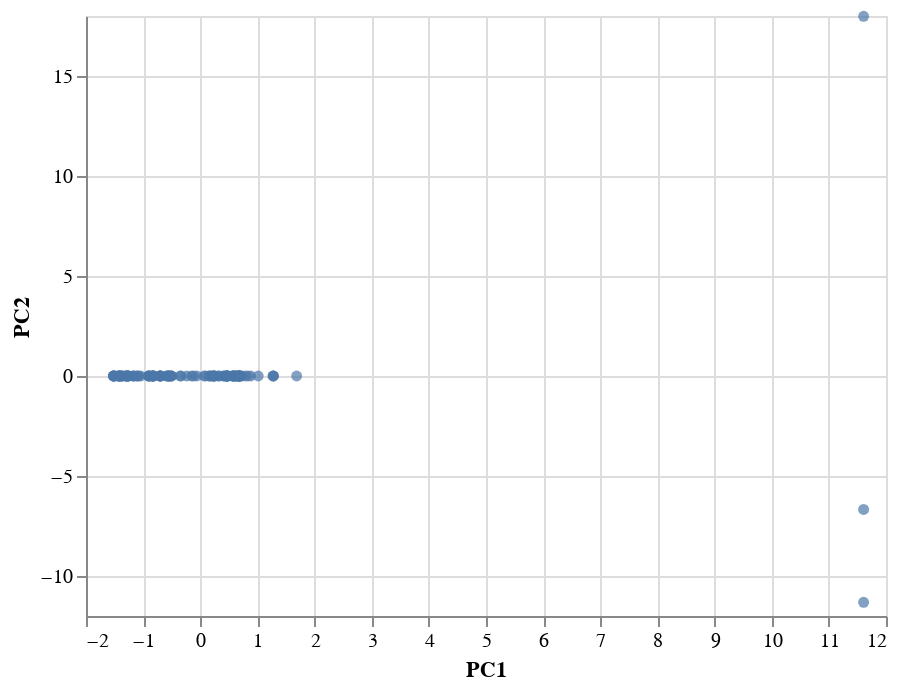

Here is the notebook cell this chart was saved with:
### Code cell
# Create a Scatter Plot using altair
alt.Chart(new_crypto_df).mark_circle().encode(
    x='PC1',
    y='PC2',
    tooltip=['CoinName', 'Algorithm', 'TotalCoinsMined', 'MaxSupply']
)

### Figure 1 — Vega-Lite specification as saved in the notebook (floating-point values rounded to 4 significant figures)
{"config": {"view": {"continuousWidth": 400, "continuousHeight": 300}}, "data": {"name": "data-5751aa4fa4a58dc6751ecbfb03cb9ffb"}, "mark": "circle", "encoding": {"tooltip": [{"type": "nominal", "field": "CoinName"}, {"type": "nominal", "field": "Algorithm"}, {"type": "quantitative", "field": "TotalCoinsMined"}, {"type": "quantitative", "field": "MaxSupply"}], "x": {"type": "quantitative", "field": "PC1"}, "y": {"type": "quantitative", "field": "PC2"}}, "$schema": "https://vega.github.io/schema/vega-lite/v4.8.1.json", "datasets": {"data-5751aa4fa4a58dc6751ecbfb03cb9ffb": [{"Algorithm": "Scrypt", "ProofType": "PoW/PoS", "TotalCoinsMined": 3379000.0, "MaxSupply": -1, "CoinName": "NovaCoin", "target": 0, "PC1": 0.224, "PC2": 2.178e-14, "PC3": 6.274e-15}, {"Algorithm": "PoS", "ProofType": "PoS", "TotalCoinsMined": 6163000000.0, "MaxSupply": 0, "CoinName": "NuShares", "target": 0, "PC1": 0.5586, "PC2": 2.666e-14, "PC3": 9.326e-15}, {"Algorithm": "Scrypt", "ProofType": "PoW", "TotalCoinsMined": 82910000.0, "MaxSupply": -1, "CoinName": "MonaCoin", "target": 4, "PC1": -0.5617, "PC2": -1.464e-14, "PC3": 3.259e-15}, {"Algorithm": "X13", "ProofType": "PoW/PoS", "TotalCoinsMined": 185100.0, "MaxSupply": 0, "CoinName": "Triangles Coin", "target": 0, "PC1": 0.4192, "PC2": 1.637e-14, "PC3": 2.13e-14}, {"Algorithm": "Scrypt", "ProofType": "PoC", "TotalCoinsMined": 2147483647, "MaxSupply": -1, "CoinName": "SafeExchangeCoin", "target": 0, "PC1": 0.1604, "PC2": 2.14e-14, "PC3": 1.002e-16}, {"Algorithm": "Scrypt", "ProofType": "PoW", "TotalCoinsMined": 872830, "MaxSupply": 0, "CoinName": "CometCoin", "target": 4, "PC1": -0.6061, "PC2": -2.62e-14, "PC3": -3.347e-15}, {"Algorithm": "X11", "ProofType": "TPoS", "TotalCoinsMined": 123200000.0, "MaxSupply": -1, "CoinName": "Stakenet", "target": 0, "PC1": 0.4914, "PC2": 3.717e-14, "PC3": -2.246e-15}, {"Algorithm": "Scrypt", "ProofType": "PoW/PoS", "TotalCoinsMined": 1000000000, "MaxSupply": -1, "CoinName": "OpenChat", "target": 0, "PC1": 0.3192, "PC2": 2.359e-14, "PC3": 8.286e-15}, {"Algorithm": "RandomX", "ProofType": "PoW", "TotalCoinsMined": 74760000.0, "MaxSupply": 105000000, "CoinName": "Quantum Resistant Ledger", "target": 4, "PC1": -1.348, "PC2": -4.972e-14, "PC3": -2.142e-14}, {"Algorithm": "Dagger", "ProofType": "PoA", "TotalCoinsMined": 780134939, "MaxSupply": -1, "CoinName": "Amber", "target": 0, "PC1": 0.881, "PC2": 3.783e-14, "PC3": 3.934e-15}, {"Algorithm": "Equihash", "ProofType": "PoW", "TotalCoinsMined": 10110000000.0, "MaxSupply": 21000000000, "CoinName": "BitcoinZ", "target": 4, "PC1": -1.293, "PC2": -5.423e-14, "PC3": -1.671e-14}, {"Algorithm": "X11", "ProofType": "PoW", "TotalCoinsMined": 188400000.0, "MaxSupply": -1, "CoinName": "Pura", "target": 4, "PC1": -0.3396, "PC2": 2.886e-15, "PC3": -3.765e-15}, {"Algorithm": "Equihash", "ProofType": "PoW", "TotalCoinsMined": 3819000.0, "MaxSupply": 22873588, "CoinName": "Bitcoin Private", "target": 4, "PC1": -1.253, "PC2": -6.474e-14, "PC3": -1.715e-14}, {"Algorithm": "Ethash", "ProofType": "PoW", "TotalCoinsMined": 3023000000.0, "MaxSupply": 6500000000, "CoinName": "Callisto Network", "target": 4, "PC1": -1.1, "PC2": -4.463e-14, "PC3": -1.387e-14}, {"Algorithm": "IMesh", "ProofType": "PoW", "TotalCoinsMined": 25000000, "MaxSupply": 0, "CoinName": "Aidos Kuneen", "target": 4, "PC1": -0.5332, "PC2": -1.406e-14, "PC3": 4.825e-15}, {"Algorithm": "SHA-512", "ProofType": "Zero-Knowledge Proof", "TotalCoinsMined": 1000000000, "MaxSupply": -1, "CoinName": "Kcash", "target": 0, "PC1": 0.6773, "PC2": 3.634e-14, "PC3": 1.469e-14}, {"Algorithm": "Dagger", "ProofType": " PoW/PoS/PoA", "TotalCoinsMined": 62319462900, "MaxSupply": 70000000000, "CoinName": "DAPS Coin", "target": 0, "PC1": 1.686, "PC2": 9.058e-14, "PC3": 3.983e-14}, {"Algorithm": "SPoS", "ProofType": "SPoS", "TotalCoinsMined": 5920565890, "MaxSupply": -1, "CoinName": "V Systems", "target": 0, "PC1": 0.5748, "PC2": 3.955e-14, "PC3": 2.371e-14}, {"Algorithm": "CryptoNight", "ProofType": "PoW", "TotalCoinsMined": 1400222610, "MaxSupply": -1, "CoinName": "Beldex", "target": 4, "PC1": -0.8247, "PC2": -2.218e-14, "PC3": -1.099e-14}, {"Algorithm": "X16RT", "ProofType": "PoW/PoS", "TotalCoinsMined": 117400000.0, "MaxSupply": 300000000, "CoinName": "VEIL", "target": 0, "PC1": 0.7815, "PC2": 4.323e-14, "PC3": 8.178e-15}, {"Algorithm": "C31", "ProofType": "PoW", "TotalCoinsMined": 10770000.0, "MaxSupply": 20000000, "CoinName": "MimbleWimbleCoin", "target": 4, "PC1": -1.297, "PC2": -5.675e-14, "PC3": -1.578e-14}, {"Algorithm": "X16R", "ProofType": "PoW", "TotalCoinsMined": 9068445000, "MaxSupply": 21000000000, "CoinName": "Ravencoin Classic", "target": 4, "PC1": -1.385, "PC2": -5.368e-14, "PC3": -2.218e-14}, {"Algorithm": "ECC 256K1", "ProofType": "DPOS", "TotalCoinsMined": 1000000000, "MaxSupply": -1, "CoinName": "Acute Angle Cloud", "target": 0, "PC1": 0.5914, "PC2": 3.688e-14, "PC3": 1.401e-14}, {"Algorithm": "Scrypt", "ProofType": "PoW", "TotalCoinsMined": 100000000, "MaxSupply": -1, "CoinName": "Primas", "target": 4, "PC1": -0.5617, "PC2": -1.11e-14, "PC3": -7.198e-15}, {"Algorithm": "Scrypt", "ProofType": "PoW/PoS", "TotalCoinsMined": 19450000.0, "MaxSupply": 21000000, "CoinName": "Auroracoin", "target": 0, "PC1": -0.1505, "PC2": -5.412e-15, "PC3": -3.262e-15}, {"Algorithm": "HEX", "ProofType": "PoW/PoS", "TotalCoinsMined": 8830765, "MaxSupply": 0, "CoinName": "XDNA", "target": 0, "PC1": 0.4004, "PC2": 1.31e-14, "PC3": 5.147e-15}, {"Algorithm": "SHA-256", "ProofType": "PoW", "TotalCoinsMined": 1000000000000.0, "MaxSupply": 1000000000000.0, "CoinName": "Wibcoin", "target": 4, "PC1": -1.412, "PC2": -6.323e-14, "PC3": -1.702e-14}, {"Algorithm": "POS 3.0", "ProofType": "PoS", "TotalCoinsMined": 21880393, "MaxSupply": 25000000, "CoinName": "TokenPay", "target": 0, "PC1": 1.28, "PC2": 6.137e-14, "PC3": 2.135e-14}, {"Algorithm": "CryptoNight-Heavy", "ProofType": "PoW", "TotalCoinsMined": 15230000.0, "MaxSupply": -1, "CoinName": "Haven Protocol", "target": 4, "PC1": -0.7045, "PC2": -1.705e-14, "PC3": 5.886e-15}, {"Algorithm": "Ethash", "ProofType": "PoW", "TotalCoinsMined": 227600000.0, "MaxSupply": -1, "CoinName": "EtherZero", "target": 4, "PC1": -0.6922, "PC2": -1.157e-14, "PC3": -9.437e-16}, {"Algorithm": "Quark", "ProofType": "PoW/PoS", "TotalCoinsMined": 273900000.0, "MaxSupply": -1, "CoinName": "QuarkCoin", "target": 0, "PC1": 0.4703, "PC2": 3.636e-14, "PC3": 2.182e-15}, {"Algorithm": "CryptoNight-Lite", "ProofType": "PoW", "TotalCoinsMined": 17930000.0, "MaxSupply": -1, "CoinName": "AEON", "target": 4, "PC1": -0.7045, "PC2": -1.728e-14, "PC3": 1.963e-16}, {"Algorithm": "Equihash", "ProofType": "mPoW", "TotalCoinsMined": 38345620, "MaxSupply": 84096000, "CoinName": "TENT", "target": 4, "PC1": -0.502, "PC2": -5.068e-14, "PC3": 3.075e-14}, {"Algorithm": "DPoS", "ProofType": "DPoS", "TotalCoinsMined": 1122000000.0, "MaxSupply": -1, "CoinName": "Oxycoin", "target": 0, "PC1": 0.6801, "PC2": 4.017e-14, "PC3": 1.033e-14}, {"Algorithm": "PoS", "ProofType": "PoS", "TotalCoinsMined": 1000000000, "MaxSupply": -1, "CoinName": "Anchor Protocol", "target": 0, "PC1": 0.6043, "PC2": 3.553e-14, "PC3": 1.168e-14}, {"Algorithm": "SHA-256", "ProofType": "PoW", "TotalCoinsMined": 64470000.0, "MaxSupply": 66000000, "CoinName": "Arweave", "target": 4, "PC1": -1.412, "PC2": -6.468e-14, "PC3": -2.324e-14}, {"Algorithm": "SPL Token", "ProofType": "PoH", "TotalCoinsMined": 75000000, "MaxSupply": 10000000000, "CoinName": "MAPS", "target": 1, "PC1": 11.61, "PC2": -11.31, "PC3": -14.24}, {"Algorithm": "Equihash", "ProofType": "dPoW", "TotalCoinsMined": 186300000.0, "MaxSupply": 200000000, "CoinName": "Pirate Chain", "target": 4, "PC1": -0.506, "PC2": -4.577e-14, "PC3": -2.793e-14}, {"Algorithm": "Equihash", "ProofType": "PoW", "TotalCoinsMined": 30886000, "MaxSupply": 0, "CoinName": "Bithereum", "target": 4, "PC1": -0.8396, "PC2": -3.015e-14, "PC3": -8.851e-15}, {"Algorithm": "Ethash", "ProofType": "PoW/PoS", "TotalCoinsMined": 8553000000.0, "MaxSupply": -1, "CoinName": "BeforeCoinMarketCap", "target": 0, "PC1": 0.09352, "PC2": 2.443e-14, "PC3": 8.134e-15}, {"Algorithm": "Equihash", "ProofType": "PoW/PoS", "TotalCoinsMined": 440000000, "MaxSupply": 210000000, "CoinName": "Zelcash", "target": 0, "PC1": -0.2376, "PC2": -8.706e-15, "PC3": 3.323e-15}, {"Algorithm": "SHA-256", "ProofType": "PoW", "TotalCoinsMined": 2022.0, "MaxSupply": 21000000, "CoinName": "Smart Bitcoin", "target": 4, "PC1": -1.276, "PC2": -5.591e-14, "PC3": -1.986e-14}, {"Algorithm": "Scrypt", "ProofType": "Auxpow", "TotalCoinsMined": 99864036, "MaxSupply": 107364500, "CoinName": "Canada eCoin", "target": 0, "PC1": 0.1809, "PC2": 1.091e-14, "PC3": -5.048e-15}, {"Algorithm": "Eaglesong", "ProofType": "PoW", "TotalCoinsMined": 33480000000.0, "MaxSupply": -1, "CoinName": "Nervos Network", "target": 4, "PC1": -0.7045, "PC2": -2.21e-14, "PC3": 1.122e-15}, {"Algorithm": "Blake2B + SHA3", "ProofType": "PoW", "TotalCoinsMined": 415500000.0, "MaxSupply": 2040000000, "CoinName": "Handshake", "target": 4, "PC1": -1.516, "PC2": -6.12e-14, "PC3": -2.606e-14}, {"Algorithm": "SHA-256", "ProofType": "PoW", "TotalCoinsMined": 21000000, "MaxSupply": 21000000, "CoinName": "UnitedBitcoin", "target": 4, "PC1": -1.276, "PC2": -5.448e-14, "PC3": -2.208e-14}, {"Algorithm": "IMesh", "ProofType": "DPoS+dBFT", "TotalCoinsMined": 763600000.0, "MaxSupply": 1000000000, "CoinName": "INT", "target": 0, "PC1": 0.4358, "PC2": 2.352e-14, "PC3": 1.304e-14}, {"Algorithm": "Scrypt", "ProofType": "PoST", "TotalCoinsMined": 33960000.0, "MaxSupply": -1, "CoinName": "VeriCoin", "target": 0, "PC1": 0.1604, "PC2": 2.124e-14, "PC3": 1.28e-14}, {"Algorithm": "SHA-256", "ProofType": "PoW/PoS", "TotalCoinsMined": 47960000.0, "MaxSupply": -1, "CoinName": "Emercoin", "target": 0, "PC1": -0.116, "PC2": 2.384e-16, "PC3": 2.505e-15}, {"Algorithm": "Scrypt", "ProofType": "PoW", "TotalCoinsMined": 139500000.0, "MaxSupply": 160000000, "CoinName": "Flo", "target": 4, "PC1": -0.9053, "PC2": -3.647e-14, "PC3": -8.033e-15}, {"Algorithm": "Scrypt", "ProofType": "PoW/PoS", "TotalCoinsMined": 226600000.0, "MaxSupply": 420000000, "CoinName": "PotCoin", "target": 0, "PC1": 0.2657, "PC2": 1.773e-14, "PC3": 4.644e-15}, {"Algorithm": "Multiple", "ProofType": "PoW", "TotalCoinsMined": 1773000000.0, "MaxSupply": -1, "CoinName": "Circuits of Value", "target": 4, "PC1": -0.8772, "PC2": -3.263e-14, "PC3": -7.17e-15}, {"Algorithm": "Scrypt", "ProofType": "PoW", "TotalCoinsMined": 23170000.0, "MaxSupply": -1, "CoinName": "ViaCoin", "target": 4, "PC1": -0.5617, "PC2": -1.191e-14, "PC3": -5.367e-15}, {"Algorithm": "TRC-10", "ProofType": "DPoS", "TotalCoinsMined": 990000000000.0, "MaxSupply": -1, "CoinName": "BitTorrent", "target": 0, "PC1": 0.6641, "PC2": 4.914e-14, "PC3": 1.02e-14}, {"Algorithm": "Autolykos", "ProofType": "PoW", "TotalCoinsMined": 42368253, "MaxSupply": 97740000.0, "CoinName": "Ergo", "target": 4, "PC1": -1.516, "PC2": -6.912e-14, "PC3": -1.834e-14}, {"Algorithm": "X16R", "ProofType": "PoW", "TotalCoinsMined": 108735185, "MaxSupply": 210000000, "CoinName": "Genix", "target": 4, "PC1": -1.116, "PC2": -5.007e-14, "PC3": -1.765e-14}, {"Algorithm": "Equihash", "ProofType": "PoW", "TotalCoinsMined": 69530000.0, "MaxSupply": 262800000, "CoinName": "Beam", "target": 4, "PC1": -1.253, "PC2": -5.82e-14, "PC3": -1.095e-14}, {"Algorithm": "NeoScrypt", "ProofType": "PoW", "TotalCoinsMined": 248900000.0, "MaxSupply": 336000000, "CoinName": "FeatherCoin", "target": 4, "PC1": -1.516, "PC2": -6.082e-14, "PC3": -8.973e-15}, {"Algorithm": "Lyra2REv2", "ProofType": "PoW", "TotalCoinsMined": 61570000.0, "MaxSupply": 84000000, "CoinName": "Vertcoin", "target": 4, "PC1": -1.075, "PC2": -3.131e-14, "PC3": -9.899e-15}, {"Algorithm": "Multiple", "ProofType": "PoW", "TotalCoinsMined": 16480000000.0, "MaxSupply": 16555000000, "CoinName": "Verge", "target": 4, "PC1": -1.375, "PC2": -5.527e-14, "PC3": -1.342e-14}, {"Algorithm": "DPoS", "ProofType": "PoS", "TotalCoinsMined": 184100000.0, "MaxSupply": -1, "CoinName": "Rise", "target": 0, "PC1": 0.7147, "PC2": 4.85e-14, "PC3": 1.218e-14}, {"Algorithm": "Proof-of-Authority", "ProofType": "PoA", "TotalCoinsMined": 291200000.0, "MaxSupply": -1, "CoinName": "Poa Network", "target": 0, "PC1": 0.6785, "PC2": 4.587e-14, "PC3": 8.936e-15}, {"Algorithm": "X13", "ProofType": "PoW/PoS", "TotalCoinsMined": 71510000.0, "MaxSupply": -1, "CoinName": "NavCoin", "target": 0, "PC1": 0.4635, "PC2": 2.941e-14, "PC3": 2.25e-14}, {"Algorithm": "Equihash", "ProofType": "PoW", "TotalCoinsMined": 11520000.0, "MaxSupply": 21000000, "CoinName": "ZCash", "target": 4, "PC1": -1.17, "PC2": -4.22e-14, "PC3": -1.578e-14}, {"Algorithm": "Scrypt", "ProofType": "PoW/PoS", "TotalCoinsMined": 938698310, "MaxSupply": 1000000000, "CoinName": "WhiteCoin", "target": 0, "PC1": 0.336, "PC2": 2.504e-14, "PC3": 1.104e-14}, {"Algorithm": "Leased POS", "ProofType": "LPoS", "TotalCoinsMined": 106041682, "MaxSupply": -1, "CoinName": "Waves", "target": 0, "PC1": 0.5748, "PC2": 3.893e-14, "PC3": 1.629e-14}, {"Algorithm": "VeChainThor Authority", "ProofType": "Proof of Authority", "TotalCoinsMined": 85985041177, "MaxSupply": 86712634466, "CoinName": "VeChain", "target": 2, "PC1": 11.61, "PC2": -6.672, "PC3": 16.92}, {"Algorithm": "Dagger-Hashimoto", "ProofType": "PoW", "TotalCoinsMined": 51070000.0, "MaxSupply": -1, "CoinName": "Ubiq", "target": 4, "PC1": -0.7045, "PC2": -1.917e-14, "PC3": -4.096e-15}, {"Algorithm": "SHA-256", "ProofType": "PoW", "TotalCoinsMined": 618200000.0, "MaxSupply": 888000000, "CoinName": "SysCoin", "target": 4, "PC1": -1.412, "PC2": -6.316e-14, "PC3": -2.064e-14}, {"Algorithm": "X13", "ProofType": "PoS", "TotalCoinsMined": 134864378, "MaxSupply": -1, "CoinName": "Stratis", "target": 0, "PC1": 0.6307, "PC2": 3.761e-14, "PC3": 2.07e-14}, {"Algorithm": "PoS", "ProofType": "PoW", "TotalCoinsMined": 387100000.0, "MaxSupply": -1, "CoinName": "Steem", "target": 4, "PC1": -0.35, "PC2": -2.388e-15, "PC3": 2.18e-15}, {"Algorithm": "KECCAK", "ProofType": "PoW", "TotalCoinsMined": 2714000000.0, "MaxSupply": 5000000000, "CoinName": "SmartCash", "target": 4, "PC1": -1.516, "PC2": -7.657e-14, "PC3": -1.081e-14}, {"Algorithm": "X11GOST", "ProofType": "PoW", "TotalCoinsMined": 19380000.0, "MaxSupply": 21000000, "CoinName": "SibCoin", "target": 4, "PC1": -1.263, "PC2": -6.365e-14, "PC3": -3.015e-14}, {"Algorithm": "Blake2b", "ProofType": "PoW", "TotalCoinsMined": 48654502992, "MaxSupply": -1, "CoinName": "Siacoin", "target": 4, "PC1": -0.8247, "PC2": -2.063e-14, "PC3": -1.012e-14}, {"Algorithm": "DPoS", "ProofType": "DPoS", "TotalCoinsMined": 14838303, "MaxSupply": -1, "CoinName": "Shift", "target": 0, "PC1": 0.6801, "PC2": 4.233e-14, "PC3": 1.32e-14}, {"Algorithm": "Scrypt", "ProofType": "PoW/PoS", "TotalCoinsMined": 1034000.0, "MaxSupply": -1, "CoinName": "SaluS", "target": 0, "PC1": 0.224, "PC2": 2.352e-14, "PC3": 4.406e-15}, {"Algorithm": "POS 3.0", "ProofType": "PoS", "TotalCoinsMined": 103691896, "MaxSupply": 107800000.0, "CoinName": "QTUM", "target": 0, "PC1": 1.28, "PC2": 6.084e-14, "PC3": 2.127e-14}, {"Algorithm": "Quark", "ProofType": "PoW/PoS", "TotalCoinsMined": 66930000.0, "MaxSupply": -1, "CoinName": "Private Instant Verified Transaction", "target": 0, "PC1": 0.4703, "PC2": 3.752e-14, "PC3": 3.77e-15}, {"Algorithm": "VBFT", "ProofType": "PoS", "TotalCoinsMined": 1000000000, "MaxSupply": -1, "CoinName": "Ontology", "target": 0, "PC1": 0.6804, "PC2": 3.213e-14, "PC3": 1.084e-14}, {"Algorithm": "PoS", "ProofType": "PoS/LPoS", "TotalCoinsMined": 999000000.0, "MaxSupply": 1000000000, "CoinName": "Nxt", "target": 0, "PC1": 0.6428, "PC2": 1.291e-14, "PC3": 4.398e-15}, {"Algorithm": "SHA3", "ProofType": "PoW/nPoS", "TotalCoinsMined": 71430000.0, "MaxSupply": 78000000, "CoinName": "Nexus", "target": 3, "PC1": 11.61, "PC2": 17.99, "PC3": -2.68}, {"Algorithm": "Blake2b", "ProofType": "PoW", "TotalCoinsMined": 133248290, "MaxSupply": 133248290, "CoinName": "Nano", "target": 4, "PC1": -1.297, "PC2": -4.726e-14, "PC3": -2.056e-14}, {"Algorithm": "SHA-256", "ProofType": "PoW", "TotalCoinsMined": 17679525, "MaxSupply": -1, "CoinName": "Namecoin", "target": 4, "PC1": -0.9017, "PC2": -2.71e-14, "PC3": -1.398e-14}, {"Algorithm": "RandomX", "ProofType": "PoW", "TotalCoinsMined": 17980000.0, "MaxSupply": -1, "CoinName": "Monero", "target": 4, "PC1": -0.8347, "PC2": -3.447e-14, "PC3": -1.316e-14}, {"Algorithm": "Scrypt", "ProofType": "PoW", "TotalCoinsMined": 39640000.0, "MaxSupply": 42000000, "CoinName": "MegaCoin", "target": 4, "PC1": -0.9053, "PC2": -3.625e-14, "PC3": -9.494e-15}, {"Algorithm": "Scrypt", "ProofType": "PoW", "TotalCoinsMined": 68430000.0, "MaxSupply": 84000000, "CoinName": "Litecoin", "target": 4, "PC1": -0.8105, "PC2": -2.362e-14, "PC3": -6.158e-15}, {"Algorithm": "DPoS", "ProofType": "DPoS", "TotalCoinsMined": 144819794, "MaxSupply": -1, "CoinName": "Lisk", "target": 0, "PC1": 0.6801, "PC2": 4.165e-14, "PC3": 1.527e-14}, {"Algorithm": "Equihash", "ProofType": "dPoW/PoW", "TotalCoinsMined": 129500000.0, "MaxSupply": 200000000, "CoinName": "Komodo", "target": 4, "PC1": -0.506, "PC2": -3.862e-14, "PC3": -2.32e-14}, {"Algorithm": "X11", "ProofType": "PoW/PoS", "TotalCoinsMined": 19080000.0, "MaxSupply": 22000000, "CoinName": "IOCoin", "target": 0, "PC1": 0.5967, "PC2": 3.225e-14, "PC3": 5.885e-16}, {"Algorithm": "Loopchain", "ProofType": "PoS", "TotalCoinsMined": 902600000.0, "MaxSupply": -1, "CoinName": "ICON Project", "target": 0, "PC1": 0.7156, "PC2": 6.012e-14, "PC3": 1.333e-14}, {"Algorithm": "BLAKE256", "ProofType": "PoW/PoS", "TotalCoinsMined": 45070000.0, "MaxSupply": 84000000, "CoinName": "HyperCash", "target": 0, "PC1": 0.06494, "PC2": 8.301e-15, "PC3": -1.818e-15}, {"Algorithm": "Equihash", "ProofType": "PoW", "TotalCoinsMined": 11470000.0, "MaxSupply": 21000000, "CoinName": "Horizen", "target": 4, "PC1": -1.17, "PC2": -4.644e-14, "PC3": -1.368e-14}, {"Algorithm": "Scrypt", "ProofType": "PoW", "TotalCoinsMined": 540300000.0, "MaxSupply": 1680000000, "CoinName": "Gulden", "target": 4, "PC1": -0.9053, "PC2": -3.511e-14, "PC3": -1.39e-14}, {"Algorithm": "Groestl", "ProofType": "PoW", "TotalCoinsMined": 78290000.0, "MaxSupply": 105000000, "CoinName": "Groestlcoin", "target": 4, "PC1": -1.469, "PC2": -5.999e-14, "PC3": -3.143e-14}, {"Algorithm": "MTP", "ProofType": "PoW", "TotalCoinsMined": 12250000.0, "MaxSupply": 21400000, "CoinName": "Firo", "target": 4, "PC1": -1.516, "PC2": -6.599e-14, "PC3": -1.468e-14}, {"Algorithm": "Ethash", "ProofType": "PoW", "TotalCoinsMined": 34700000.0, "MaxSupply": 100000000, "CoinName": "Expanse", "target": 4, "PC1": -0.8353, "PC2": -2.366e-14, "PC3": -1.75e-14}, {"Algorithm": "Ethash", "ProofType": "PoW", "TotalCoinsMined": 117300000.0, "MaxSupply": -1, "CoinName": "Ethereum", "target": 4, "PC1": -0.6922, "PC2": -1.188e-14, "PC3": -6.873e-15}, {"Algorithm": "DPoS", "ProofType": "DPoS", "TotalCoinsMined": 1033000000.0, "MaxSupply": -1, "CoinName": "EOS", "target": 0, "PC1": 0.6801, "PC2": 4.134e-14, "PC3": 1.285e-14}, {"Algorithm": "Scrypt", "ProofType": "PoW", "TotalCoinsMined": 222000000.0, "MaxSupply": -1, "CoinName": "Einsteinium", "target": 4, "PC1": -0.5617, "PC2": -1.095e-14, "PC3": -5.085e-15}, {"Algorithm": "Scrypt", "ProofType": "PoW", "TotalCoinsMined": 130900000000.0, "MaxSupply": -1, "CoinName": "Dogecoin", "target": 4, "PC1": -0.5617, "PC2": -1.203e-14, "PC3": -3.62e-15}, {"Algorithm": "BMW512 / Echo512", "ProofType": "PoW/PoS", "TotalCoinsMined": 6056000000.0, "MaxSupply": -1, "CoinName": "DigitalNote", "target": 0, "PC1": 0.4665, "PC2": 3.166e-14, "PC3": 1.41e-14}, {"Algorithm": "Multiple", "ProofType": "PoW", "TotalCoinsMined": 14630000000.0, "MaxSupply": 21000000000, "CoinName": "DigiByte", "target": 4, "PC1": -1.375, "PC2": -6.55e-14, "PC3": -2.027e-14}, {"Algorithm": "BLAKE256", "ProofType": "PoW/PoS", "TotalCoinsMined": 13270000.0, "MaxSupply": 21000000, "CoinName": "Decred", "target": 0, "PC1": -0.06083, "PC2": 7.202e-16, "PC3": -6.723e-15}, {"Algorithm": "X11", "ProofType": "PoW/PoSe", "TotalCoinsMined": 10310000.0, "MaxSupply": 18900000, "CoinName": "Dash", "target": 0, "PC1": 0.8304, "PC2": 5.339e-14, "PC3": 1.08e-14}, {"Algorithm": "X13", "ProofType": "PoW/PoS", "TotalCoinsMined": 5693000.0, "MaxSupply": -1, "CoinName": "CloakCoin", "target": 0, "PC1": 0.4635, "PC2": 2.813e-14, "PC3": 2.27e-14}, {"Algorithm": "Ouroboros", "ProofType": "PoS", "TotalCoinsMined": 32340000000.0, "MaxSupply": 45000000000, "CoinName": "Cardano", "target": 0, "PC1": 1.27, "PC2": 6.938e-14, "PC3": -1.931e-14}, {"Algorithm": "Tensority", "ProofType": "PoW", "TotalCoinsMined": 1699991325, "MaxSupply": 210000000, "CoinName": "Bytom", "target": 4, "PC1": -1.044, "PC2": -5.501e-14, "PC3": -1.636e-14}, {"Algorithm": "CryptoNight", "ProofType": "PoW", "TotalCoinsMined": 184500000000.0, "MaxSupply": 184470000000, "CoinName": "ByteCoin", "target": 4, "PC1": -1.297, "PC2": -5.196e-14, "PC3": -1.561e-14}, {"Algorithm": "Quark", "ProofType": "PoW/PoS", "TotalCoinsMined": 7995000.0, "MaxSupply": -1, "CoinName": "BlockNet", "target": 0, "PC1": 0.4703, "PC2": 3.705e-14, "PC3": 3.047e-15}, {"Algorithm": "Scrypt", "ProofType": "PoS", "TotalCoinsMined": 60870000.0, "MaxSupply": 100000000, "CoinName": "BlackCoin", "target": 0, "PC1": 0.248, "PC2": 1.641e-14, "PC3": -5.853e-15}, {"Algorithm": "SHA-512", "ProofType": "DPoS", "TotalCoinsMined": 2994000000.0, "MaxSupply": 3600570502, "CoinName": "Bitshares", "target": 0, "PC1": 1.014, "PC2": 4.583e-14, "PC3": 1.723e-14}, {"Algorithm": "SHA-256", "ProofType": "PoW", "TotalCoinsMined": 18830000.0, "MaxSupply": 21000000.0, "CoinName": "Bitcoin SV", "target": 4, "PC1": -1.424, "PC2": -6.174e-14, "PC3": -2.013e-14}, {"Algorithm": "Equihash", "ProofType": "PoW", "TotalCoinsMined": 18820000.0, "MaxSupply": 21000000, "CoinName": "Bitcoin Gold", "target": 4, "PC1": -1.17, "PC2": -4.367e-14, "PC3": -1.465e-14}, {"Algorithm": "X13", "ProofType": "PoW/PoS", "TotalCoinsMined": 201117375, "MaxSupply": 210000000, "CoinName": "Bitcoin Diamond", "target": 0, "PC1": 0.2355, "PC2": 4.261e-15, "PC3": 1.145e-14}, {"Algorithm": "SHA-256", "ProofType": "PoW", "TotalCoinsMined": 18830000.0, "MaxSupply": 21000000.0, "CoinName": "Bitcoin Cash", "target": 4, "PC1": -1.424, "PC2": -6.326e-14, "PC3": -2.059e-14}, {"Algorithm": "SHA-256", "ProofType": "PoW", "TotalCoinsMined": 18802256, "MaxSupply": 21000000.0, "CoinName": "Bitcoin", "target": 4, "PC1": -1.424, "PC2": -6.31e-14, "PC3": -2.001e-14}, {"Algorithm": "BEP-2", "ProofType": "PoSA", "TotalCoinsMined": 168100000.0, "MaxSupply": -1, "CoinName": "Binance Coin", "target": 0, "PC1": 0.5748, "PC2": 4.269e-14, "PC3": 1.86e-14}, {"Algorithm": "DPoS", "ProofType": "DPoS", "TotalCoinsMined": 159600000.0, "MaxSupply": -1, "CoinName": "ARK", "target": 0, "PC1": 0.6801, "PC2": 4.269e-14, "PC3": 1.432e-14}, {"Algorithm": "Equihash210,9", "ProofType": "PoW/PoS", "TotalCoinsMined": 495216648, "MaxSupply": -1, "CoinName": "Aion", "target": 0, "PC1": 0.4665, "PC2": 3.226e-14, "PC3": 8.64e-15}, {"Algorithm": "DPoS", "ProofType": "DPoS", "TotalCoinsMined": 1000000000, "MaxSupply": 0, "CoinName": "Achain", "target": 0, "PC1": 0.6291, "PC2": 3.274e-14, "PC3": 1.38e-14}, {"Algorithm": "EtcHash", "ProofType": "PoW", "TotalCoinsMined": 128100000.0, "MaxSupply": 210700000, "CoinName": "Ethereum Classic", "target": 4, "PC1": -1.516, "PC2": -7.061e-14, "PC3": -1.526e-14}, {"Algorithm": "Scrypt", "ProofType": "PoW/PoS", "TotalCoinsMined": 30410000000.0, "MaxSupply": -1, "CoinName": "Reddcoin", "target": 0, "PC1": 0.224, "PC2": 2.13e-14, "PC3": 2.461e-15}, {"Algorithm": "C31", "ProofType": "PoW", "TotalCoinsMined": 77280000.0, "MaxSupply": -1, "CoinName": "Grin", "target": 4, "PC1": -0.8247, "PC2": -2.271e-14, "PC3": -5.011e-15}]}}
